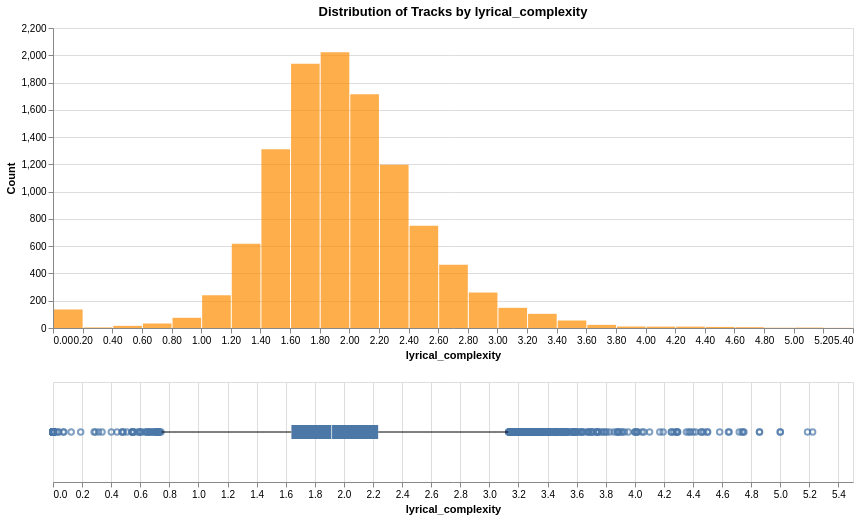

The code cell stored with this chart in its notebook:
### Markdown cell above
### lyrical_complexity

A composite metric combining vocabulary richness (lexical_density) with the sophistication of the words used (char_per_tok). Differentiates more "original" rap (high density, longer words) from repetitive trap (low density, shorter words).

### Code cell
df['lyrical_complexity'] = df['lexical_density'] * df['char_per_tok']

analyze_distribution(df, 'lyrical_complexity', 'lyrical_complexity', 'darkorange')

### Figure 1 — Vega specification as saved in the notebook (floating-point values rounded to 4 significant figures; data arrays with more than 128 entries replaced by an {"elided": "..."} marker saying what was removed)
{"$schema": "https://vega.github.io/schema/vega/v5.json", "data": [{"name": "source_0"}, {"name": "data_0", "values": [{"__count": 1197, "bin_maxbins_10_lyrical_complexity": 2.0, "bin_maxbins_10_lyrical_complexity_end": 3.0, "bin_maxbins_40_lyrical_complexity": 2.2, "bin_maxbins_40_lyrical_complexity_end": 2.4}, {"__count": 1714, "bin_maxbins_10_lyrical_complexity": 2.0, "bin_maxbins_10_lyrical_complexity_end": 3.0, "bin_maxbins_40_lyrical_complexity": 2.0, "bin_maxbins_40_lyrical_complexity_end": 2.2}, {"__count": 2023, "bin_maxbins_10_lyrical_complexity": 1.0, "bin_maxbins_10_lyrical_complexity_end": 2.0, "bin_maxbins_40_lyrical_complexity": 1.8, "bin_maxbins_40_lyrical_complexity_end": 2.0}, {"__count": 1311, "bin_maxbins_10_lyrical_complexity": 1.0, "bin_maxbins_10_lyrical_complexity_end": 2.0, "bin_maxbins_40_lyrical_complexity": 1.4, "bin_maxbins_40_lyrical_complexity_end": 1.6}, {"__count": 241, "bin_maxbins_10_lyrical_complexity": 1.0, "bin_maxbins_10_lyrical_complexity_end": 2.0, "bin_maxbins_40_lyrical_complexity": 1.0, "bin_maxbins_40_lyrical_complexity_end": 1.2}, {"__count": 1937, "bin_maxbins_10_lyrical_complexity": 1.0, "bin_maxbins_10_lyrical_complexity_end": 2.0, "bin_maxbins_40_lyrical_complexity": 1.6, "bin_maxbins_40_lyrical_complexity_end": 1.8}, {"__count": 463, "bin_maxbins_10_lyrical_complexity": 2.0, "bin_maxbins_10_lyrical_complexity_end": 3.0, "bin_maxbins_40_lyrical_complexity": 2.6, "bin_maxbins_40_lyrical_complexity_end": 2.8}, {"__count": 617, "bin_maxbins_10_lyrical_complexity": 1.0, "bin_maxbins_10_lyrical_complexity_end": 2.0, "bin_maxbins_40_lyrical_complexity": 1.2, "bin_maxbins_40_lyrical_complexity_end": 1.4}, {"__count": 33, "bin_maxbins_10_lyrical_complexity": 0.0, "bin_maxbins_10_lyrical_complexity_end": 1.0, "bin_maxbins_40_lyrical_complexity": 0.6, "bin_maxbins_40_lyrical_complexity_end": 0.8}, {"__count": 75, "bin_maxbins_10_lyrical_complexity": 0.0, "bin_maxbins_10_lyrical_complexity_end": 1.0, "bin_maxbins_40_lyrical_complexity": 0.8, "bin_maxbins_40_lyrical_complexity_end": 1.0}, {"__count": 148, "bin_maxbins_10_lyrical_complexity": 3.0, "bin_maxbins_10_lyrical_complexity_end": 4.0, "bin_maxbins_40_lyrical_complexity": 3.0, "bin_maxbins_40_lyrical_complexity_end": 3.2}, {"__count": 750, "bin_maxbins_10_lyrical_complexity": 2.0, "bin_maxbins_10_lyrical_complexity_end": 3.0, "bin_maxbins_40_lyrical_complexity": 2.4, "bin_maxbins_40_lyrical_complexity_end": 2.6}, {"__count": 55, "bin_maxbins_10_lyrical_complexity": 3.0, "bin_maxbins_10_lyrical_complexity_end": 4.0, "bin_maxbins_40_lyrical_complexity": 3.4, "bin_maxbins_40_lyrical_complexity_end": 3.6}, {"__count": 260, "bin_maxbins_10_lyrical_complexity": 2.0, "bin_maxbins_10_lyrical_complexity_end": 3.0, "bin_maxbins_40_lyrical_complexity": 2.8, "bin_maxbins_40_lyrical_complexity_end": 3.0}, {"__count": 136, "bin_maxbins_10_lyrical_complexity": 0.0, "bin_maxbins_10_lyrical_complexity_end": 1.0, "bin_maxbins_40_lyrical_complexity": 0.0, "bin_maxbins_40_lyrical_complexity_end": 0.2}, {"__count": 104, "bin_maxbins_10_lyrical_complexity": 3.0, "bin_maxbins_10_lyrical_complexity_end": 4.0, "bin_maxbins_40_lyrical_complexity": 3.2, "bin_maxbins_40_lyrical_complexity_end": 3.4}, {"__count": 16, "bin_maxbins_10_lyrical_complexity": 0.0, "bin_maxbins_10_lyrical_complexity_end": 1.0, "bin_maxbins_40_lyrical_complexity": 0.4, "bin_maxbins_40_lyrical_complexity_end": 0.6}, {"__count": 23, "bin_maxbins_10_lyrical_complexity": 3.0, "bin_maxbins_10_lyrical_complexity_end": 4.0, "bin_maxbins_40_lyrical_complexity": 3.6, "bin_maxbins_40_lyrical_complexity_end": 3.8}, {"__count": 8, "bin_maxbins_10_lyrical_complexity": 4.0, "bin_maxbins_10_lyrical_complexity_end": 5.0, "bin_maxbins_40_lyrical_complexity": 4.4, "bin_maxbins_40_lyrical_complexity_end": 4.6}, {"__count": 10, "bin_maxbins_10_lyrical_complexity": 4.0, "bin_maxbins_10_lyrical_complexity_end": 5.0, "bin_maxbins_40_lyrical_complexity": 4.0, "bin_maxbins_40_lyrical_complexity_end": 4.2}, {"__count": 11, "bin_maxbins_10_lyrical_complexity": 3.0, "bin_maxbins_10_lyrical_complexity_end": 4.0, "bin_maxbins_40_lyrical_complexity": 3.8, "bin_maxbins_40_lyrical_complexity_end": 4.0}, {"__count": 10, "bin_maxbins_10_lyrical_complexity": 4.0, "bin_maxbins_10_lyrical_complexity_end": 5.0, "bin_maxbins_40_lyrical_complexity": 4.2, "bin_maxbins_40_lyrical_complexity_end": 4.4}, {"__count": 1, "bin_maxbins_10_lyrical_complexity": 5.0, "bin_maxbins_10_lyrical_complexity_end": 6.0, "bin_maxbins_40_lyrical_complexity": 5.2, "bin_maxbins_40_lyrical_complexity_end": 5.4}, {"__count": 6, "bin_maxbins_10_lyrical_complexity": 4.0, "bin_maxbins_10_lyrical_complexity_end": 5.0, "bin_maxbins_40_lyrical_complexity": 4.6, "bin_maxbins_40_lyrical_complexity_end": 4.8}, {"__count": 3, "bin_maxbins_10_lyrical_complexity": 5.0, "bin_maxbins_10_lyrical_complexity_end": 6.0, "bin_maxbins_40_lyrical_complexity": 5.0, "bin_maxbins_40_lyrical_complexity_end": 5.2}, {"__count": 4, "bin_maxbins_10_lyrical_complexity": 0.0, "bin_maxbins_10_lyrical_complexity_end": 1.0, "bin_maxbins_40_lyrical_complexity": 0.2, "bin_maxbins_40_lyrical_complexity_end": 0.4}, {"__count": 2, "bin_maxbins_10_lyrical_complexity": 4.0, "bin_maxbins_10_lyrical_complexity_end": 5.0, "bin_maxbins_40_lyrical_complexity": 4.8, "bin_maxbins_40_lyrical_complexity_end": 5.0}]}, {"name": "data_1"}, {"name": "data_2", "values": {"elided": "454 records"}}, {"name": "data_3"}, {"name": "data_4", "values": [{"lower_box_lyrical_complexity": 1.639, "lower_whisker_lyrical_complexity": 0.7472, "max_lyrical_complexity": 3.129}]}, {"name": "data_5", "values": [{"max_lyrical_complexity": 3.129, "upper_box_lyrical_complexity": 2.236, "upper_whisker_lyrical_complexity": 3.129}]}, {"name": "data_6"}, {"name": "data_7", "values": [{"lower_box_lyrical_complexity": 1.639, "max_lyrical_complexity": 5.222, "upper_box_lyrical_complexity": 2.236}]}, {"name": "data_8", "values": [{"lower_box_lyrical_complexity": 1.639, "max_lyrical_complexity": 5.222, "mid_box_lyrical_complexity": 1.915, "upper_box_lyrical_complexity": 2.236}]}, {"name": "data_0_concat_0_y_domain___count", "values": [{"min": 1, "max": 2023}]}], "signals": [{"name": "concat_0_bin_maxbins_40_lyrical_complexity_bins", "value": {"fields": ["lyrical_complexity"], "fname": "bin_lyrical_complexity", "start": 0.0, "step": 0.2, "stop": 5.4}}, {"name": "concat_0_height", "value": 300}, {"name": "concat_1_height", "value": 100}], "marks": [{"type": "group", "name": "concat_0_group", "encode": {"update": {"width": {"signal": "width"}, "height": {"signal": "concat_0_height"}}}, "marks": [{"type": "rect", "name": "concat_0_marks", "from": {"data": "data_0"}, "encode": {"update": {"y": {"field": "__count", "scale": "concat_0_y"}, "opacity": {"value": 0.7}, "tooltip": {"signal": "{\"lyrical_complexity (binned)\": !isValid(datum[\"bin_maxbins_10_lyrical_complexity\"]) || !isFinite(+datum[\"bin_maxbins_10_lyrical_complexity\"]) ? \"null\" : format(datum[\"bin_maxbins_10_lyrical_complexity\"], \"\") + \" – \" + format(datum[\"bin_maxbins_10_lyrical_complexity_end\"], \"\"), \"Count of Records\": format(datum[\"__count\"], \"\")}"}, "x": {"field": "bin_maxbins_40_lyrical_complexity_end", "scale": "concat_0_x", "offset": {"signal": "0.5 + (abs(scale(\"concat_0_x\", datum[\"bin_maxbins_40_lyrical_complexity_end\"]) - scale(\"concat_0_x\", datum[\"bin_maxbins_40_lyrical_complexity\"])) < 0.25 ? 0.5 * (0.25 - (abs(scale(\"concat_0_x\", datum[\"bin_maxbins_40_lyrical_complexity_end\"]) - scale(\"concat_0_x\", datum[\"bin_maxbins_40_lyrical_complexity\"])))) : -0.5)"}}, "x2": {"field": "bin_maxbins_40_lyrical_complexity", "scale": "concat_0_x", "offset": {"signal": "0.5 + (abs(scale(\"concat_0_x\", datum[\"bin_maxbins_40_lyrical_complexity_end\"]) - scale(\"concat_0_x\", datum[\"bin_maxbins_40_lyrical_complexity\"])) < 0.25 ? -0.5 * (0.25 - (abs(scale(\"concat_0_x\", datum[\"bin_maxbins_40_lyrical_complexity_end\"]) - scale(\"concat_0_x\", datum[\"bin_maxbins_40_lyrical_complexity\"])))) : 0.5)"}}, "y2": {"value": 0, "scale": "concat_0_y"}, "fill": {"value": "darkorange"}}}, "style": ["bar"]}], "axes": [{"scale": "concat_0_y", "maxExtent": 0, "tickCount": {"signal": "ceil(concat_0_height/40)"}, "zindex": 0, "aria": false, "gridScale": "concat_0_x", "minExtent": 0, "ticks": false, "orient": "left", "grid": true, "domain": false, "labels": false}, {"scale": "concat_0_x", "orient": "bottom", "zindex": 0, "title": "lyrical_complexity", "grid": false, "labelOverlap": true, "tickCount": {"signal": "ceil(width/10)"}, "labelFlush": true}, {"scale": "concat_0_y", "labelOverlap": true, "orient": "left", "grid": false, "title": "Count", "zindex": 0, "tickCount": {"signal": "ceil(concat_0_height/40)"}}], "title": {"text": "Distribution of Tracks by lyrical_complexity", "frame": "group"}, "style": "cell"}, {"type": "group", "name": "concat_1_group", "encode": {"update": {"width": {"signal": "width"}, "height": {"signal": "concat_1_height"}}}, "signals": [{"name": "height", "update": "concat_1_height"}], "marks": [{"type": "symbol", "name": "concat_1_layer_0_layer_0_marks", "from": {"data": "data_2"}, "encode": {"update": {"stroke": {"value": "#4c78a8"}, "x": {"field": "lyrical_complexity", "scale": "concat_1_x"}, "fill": {"value": "transparent"}, "opacity": {"value": 0.7}, "y": {"signal": "concat_1_height", "mult": 0.5}}}, "style": ["point", "boxplot-outliers"]}, {"type": "rule", "name": "concat_1_layer_0_layer_1_layer_0_marks", "from": {"data": "data_4"}, "encode": {"update": {"x2": {"field": "lower_box_lyrical_complexity", "scale": "concat_1_x"}, "stroke": {"value": "black"}, "tooltip": {"signal": "format(datum[\"max_lyrical_complexity\"], \"\")"}, "y": {"signal": "concat_1_height", "mult": 0.5}, "x": {"field": "lower_whisker_lyrical_complexity", "scale": "concat_1_x"}}}, "style": ["rule", "boxplot-rule"], "aria": false}, {"type": "rule", "name": "concat_1_layer_0_layer_1_layer_1_marks", "from": {"data": "data_5"}, "encode": {"update": {"stroke": {"value": "black"}, "x": {"field": "upper_box_lyrical_complexity", "scale": "concat_1_x"}, "x2": {"field": "upper_whisker_lyrical_complexity", "scale": "concat_1_x"}, "y": {"signal": "concat_1_height", "mult": 0.5}, "tooltip": {"signal": "format(datum[\"max_lyrical_complexity\"], \"\")"}}}, "style": ["rule", "boxplot-rule"], "aria": false}, {"type": "rect", "name": "concat_1_layer_1_layer_0_marks", "from": {"data": "data_7"}, "encode": {"update": {"fill": {"value": "#4c78a8"}, "tooltip": {"signal": "format(datum[\"max_lyrical_complexity\"], \"\")"}, "yc": {"signal": "concat_1_height", "mult": 0.5}, "height": {"value": 14}, "x": {"field": "lower_box_lyrical_complexity", "scale": "concat_1_x"}, "x2": {"field": "upper_box_lyrical_complexity", "scale": "concat_1_x"}}}, "style": ["bar", "boxplot-box"]}, {"type": "rect", "name": "concat_1_layer_1_layer_1_marks", "from": {"data": "data_8"}, "encode": {"update": {"fill": [{"value": "#4c78a8", "test": "datum['lower_box_lyrical_complexity'] >= datum['upper_box_lyrical_complexity']"}, {"value": "white"}], "xc": {"field": "mid_box_lyrical_complexity", "scale": "concat_1_x"}, "height": {"value": 14}, "yc": {"signal": "concat_1_height", "mult": 0.5}, "width": {"value": 1}, "opacity": {"value": 0.7}, "tooltip": {"signal": "format(datum[\"max_lyrical_complexity\"], \"\")"}}}, "aria": false, "style": ["tick", "boxplot-median"]}], "axes": [{"scale": "concat_1_x", "aria": false, "ticks": false, "labels": false, "minExtent": 0, "tickCount": {"signal": "ceil(width/40)"}, "zindex": 0, "domain": false, "maxExtent": 0, "orient": "bottom", "grid": true}, {"scale": "concat_1_x", "labelFlush": true, "tickCount": {"signal": "ceil(width/40)"}, "title": "lyrical_complexity", "grid": false, "zindex": 0, "labelOverlap": true, "orient": "bottom"}], "style": "cell"}], "scales": [{"name": "concat_0_x", "type": "linear", "domain": {"signal": "[concat_0_bin_maxbins_40_lyrical_complexity_bins.start, concat_0_bin_maxbins_40_lyrical_complexity_bins.stop]"}, "range": [0, {"signal": "width"}], "bins": {"signal": "concat_0_bin_maxbins_40_lyrical_complexity_bins"}, "zero": false}, {"name": "concat_0_y", "type": "linear", "domain": [{"signal": "(data(\"data_0_concat_0_y_domain___count\")[0] || {}).min"}, {"signal": "(data(\"data_0_concat_0_y_domain___count\")[0] || {}).max"}], "range": [{"signal": "concat_0_height"}, 0], "nice": true, "zero": true}, {"name": "concat_1_x", "type": "linear", "domain": {"fields": [{"data": "data_2", "field": "lyrical_complexity"}, {"data": "data_4", "field": "lower_whisker_lyrical_complexity"}, {"data": "data_4", "field": "lower_box_lyrical_complexity"}, {"data": "data_5", "field": "upper_box_lyrical_complexity"}, {"data": "data_5", "field": "upper_whisker_lyrical_complexity"}, {"data": "data_7", "field": "lower_box_lyrical_complexity"}, {"data": "data_7", "field": "upper_box_lyrical_complexity"}, {"data": "data_8", "field": "mid_box_lyrical_complexity"}]}, "range": [0, {"signal": "width"}], "zero": true, "nice": true}], "width": 800, "background": "white", "layout": {"padding": 20, "columns": 1, "bounds": "full", "align": "each"}, "padding": 5}
